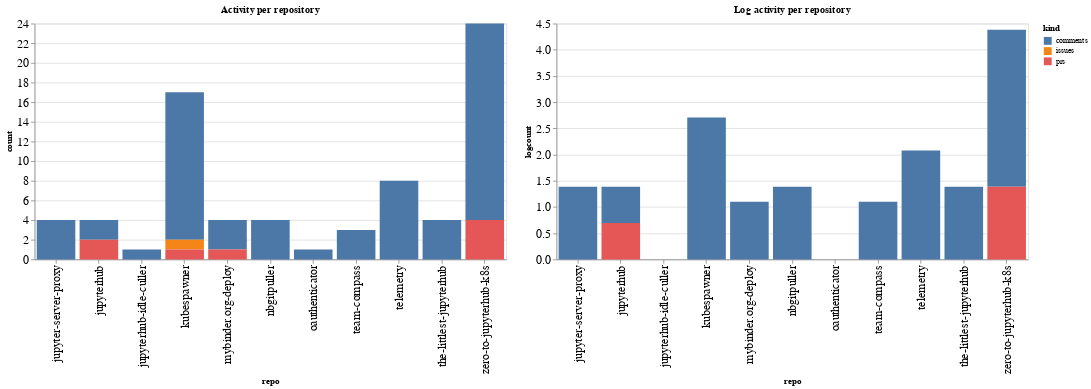

The code cell stored with this chart in its notebook:
### Code cell
ch1 = alt.Chart(repo_summaries, width=600, title="Activity per repository").mark_bar().encode(
    x='repo',
    y='count',
    color='kind',
    tooltip="kind"
)

ch2 = alt.Chart(repo_summaries, width=600, title="Log activity per repository").mark_bar().encode(
    x='repo',
    y='logcount',
    color='kind',
    tooltip="kind"
)

ch1 | ch2

### Figure 1 — Vega-Lite specification as saved in the notebook (floating-point values rounded to 4 significant figures)
{"config": {"axisLeft": {"labelFontSize": 15}, "axisBottom": {"labelFontSize": 15}}, "hconcat": [{"mark": "bar", "encoding": {"color": {"type": "nominal", "field": "kind"}, "tooltip": {"type": "nominal", "field": "kind"}, "x": {"type": "nominal", "field": "repo"}, "y": {"type": "quantitative", "field": "count"}}, "title": "Activity per repository", "width": 600}, {"mark": "bar", "encoding": {"color": {"type": "nominal", "field": "kind"}, "tooltip": {"type": "nominal", "field": "kind"}, "x": {"type": "nominal", "field": "repo"}, "y": {"type": "quantitative", "field": "logcount"}}, "title": "Log activity per repository", "width": 600}], "data": {"name": "data-5cdef4c85c7755818e2a2404ea74e499"}, "$schema": "https://vega.github.io/schema/vega-lite/v4.8.1.json", "datasets": {"data-5cdef4c85c7755818e2a2404ea74e499": [{"repo": "jupyter-server-proxy", "kind": "comments", "count": 4, "logcount": 1.386}, {"repo": "jupyterhub", "kind": "comments", "count": 2, "logcount": 0.6931}, {"repo": "jupyterhub", "kind": "prs", "count": 2, "logcount": 0.6931}, {"repo": "jupyterhub-idle-culler", "kind": "comments", "count": 1, "logcount": 0.0}, {"repo": "kubespawner", "kind": "comments", "count": 15, "logcount": 2.708}, {"repo": "kubespawner", "kind": "issues", "count": 1, "logcount": 0.0}, {"repo": "kubespawner", "kind": "prs", "count": 1, "logcount": 0.0}, {"repo": "mybinder.org-deploy", "kind": "comments", "count": 3, "logcount": 1.099}, {"repo": "mybinder.org-deploy", "kind": "prs", "count": 1, "logcount": 0.0}, {"repo": "nbgitpuller", "kind": "comments", "count": 4, "logcount": 1.386}, {"repo": "oauthenticator", "kind": "comments", "count": 1, "logcount": 0.0}, {"repo": "team-compass", "kind": "comments", "count": 3, "logcount": 1.099}, {"repo": "telemetry", "kind": "comments", "count": 8, "logcount": 2.079}, {"repo": "the-littlest-jupyterhub", "kind": "comments", "count": 4, "logcount": 1.386}, {"repo": "zero-to-jupyterhub-k8s", "kind": "comments", "count": 20, "logcount": 2.996}, {"repo": "zero-to-jupyterhub-k8s", "kind": "prs", "count": 4, "logcount": 1.386}]}}
